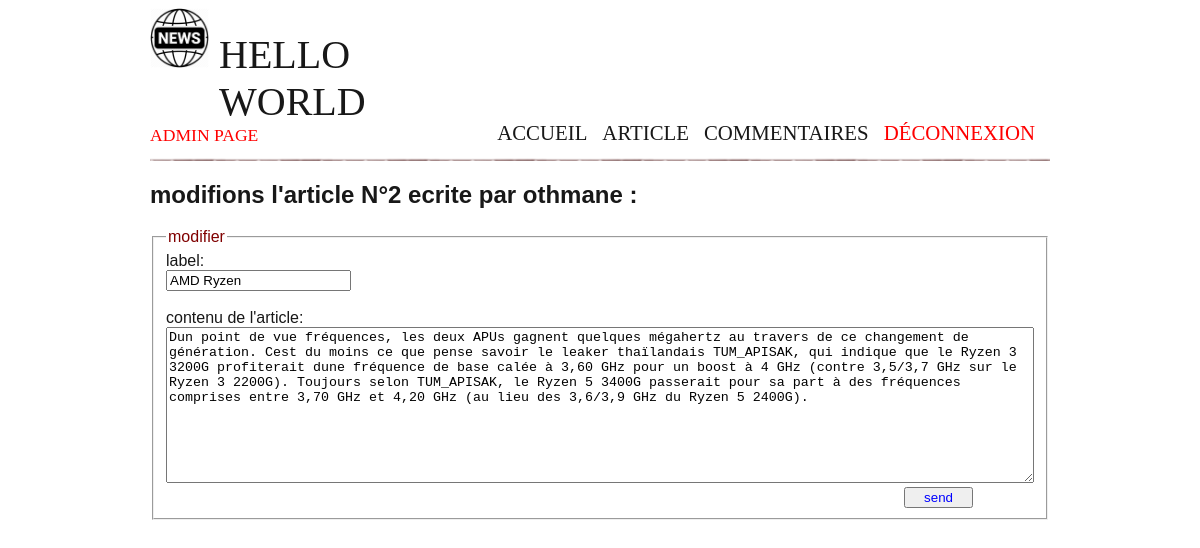
Page /admin/modify.php?id=2 (signed in) on the committed database.
### tables this page shows
CREATE TABLE IF NOT EXISTS `article` (
  `id_article` int(11) NOT NULL AUTO_INCREMENT,
  `contenu` text NOT NULL,
  `id_admin` int(11) NOT NULL,
  `da` datetime NOT NULL DEFAULT CURRENT_TIMESTAMP,
  `label` text NOT NULL,
  `views` int(11) NOT NULL DEFAULT '0',
  PRIMARY KEY (`id_article`),
  KEY `article_fk0` (`id_admin`)
);

### admin/modify.php (the view, shortened to what this page needs)
<!DOCTYPE html>
<html>
<head>
	<link rel="stylesheet" type="text/css" href="../css/admin.css">
</head>
<body>
	<div style="width: 900px;margin: auto;">
		<?php
	$servername = "localhost";
            $username = "root";
            $password = "";
            $conn = new mysqli($servername, $username, $password,'news');
	?>
	<?php
		$sql = "SELECT id_article,label,da,contenu,name FROM article a join admin ad on a.id_admin=ad.id_ad where id_article=".$_GET["id"];
		$result = $conn->query($sql);
		$row=mysqli_fetch_assoc($result);
	 ?>
	<h2> modifions l'article N°<?php echo $row["id_article"]; ?> ecrite par <?php echo $row["name"]; ?>  :</h2>
	<fieldset class="feild">
		<legend style="color: maroon">modifier</legend>
		<form method="post">
			label:<br><input type="text" name="label" value="<?php echo $row['label']; ?>"><br><br>
			contenu de l'article: <br><textarea style="width: 100%;box-sizing: border-box;resize: vertical;" rows="10"  name="contenu"><?php echo $row['contenu'];  ?></textarea>
			<input type="submit" name="" value="send" style="float: right;margin-right: 7%; width:8%; color: blue;">
		</form>
	</fieldset>
	</div>
</body>
</html>

### css/admin.css (style rules this page uses)
body { font-family: 'Trebuchet MS', Arial, sans-serif; color: #181818; }
section h1, footer h1, nav a { font-family: Dayrom, serif; font-weight: normal; text-transform: uppercase; }
header { background: url('../images/separateur.png') repeat-x bottom; display: flex; justify-content: space-between; align-items: flex-end; }
#titre_principal { display: flex; flex-direction: column; }
#logo { display: flex; flex-direction: row; align-items: baseline; }
#logo img { width: 59px; height: 60px; }
header h1 { font-family: 'BallparkWeiner', serif; font-size: 2.5em; font-weight: normal; margin: 0 0 0 10px; }
header h2 { font-family: Dayrom, serif; font-size: 1.1em; margin-top: 0px; font-weight: normal; }
nav ul { list-style-type: none; display: flex; }
nav li { margin-right: 15px; }
nav a { font-size: 1.3em; color: #181818; padding-bottom: 3px; text-decoration: none; }

### rows in the picture
article: id_article "2", id_admin.name "othmane", contenu "Dun point de vue fréquences, les deux APUs gagnent quelques mégahertz au travers de ce changement de génération. Cest du moins ce que pense savoir le leaker thaïlandais TUM_APISAK, qui indique que le Ryzen 3 3200G profiterait dune fréquence de base calée à 3,60 GHz pour un boost à 4 GHz (contre 3,5/3,7 GHz sur le Ryzen 3 2200G). Toujours selon TUM_APISAK, le Ryzen 5 3400G passerait pour sa part à des fréquences comprises entre 3,70 GHz et 4,20 GHz (au lieu des 3,6/3,9 GHz du Ryzen 5 2400G)."
